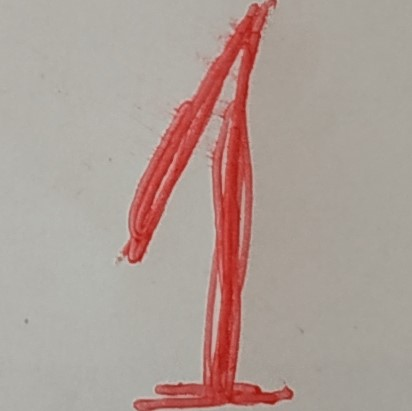
#> input picture datasets/test_image_Bai7(1).jpg, 412 x 411 px, found by its file name
$ jupyter execute 6451071091_LAB2_Bai7.ipynb   (shell and % lines are left out)
#> lines starting #> are read from the running program, lines starting #| are printed output that depends on the picture
[cell 1]
# Bài 7 - Nhận dạng chữ số viết tay MNIST
# Sinh viên: Phạm Hải Yến
# MSSV: 6451071091


import matplotlib.pyplot as plt
import numpy as np

from sklearn import datasets, tree, metrics
from sklearn.model_selection import train_test_split

# Tải bộ dữ liệu chữ số viết tay
digits = datasets.load_digits()

print("Kích thước dữ liệu:", digits.images.shape)
print("Số lượng nhãn:", len(digits.target))
print("Các nhãn:", np.unique(digits.target))

[cell 2]
# Biểu diễn 4 mẫu dữ liệu huấn luyện tương ứng với 4 lớp 0, 1, 2, 3

print("Họ tên: Phạm Hải Yến")
print("MSSV: 6451071091")

_, axes = plt.subplots(1, 4)

images_and_labels = list(zip(digits.images, digits.target))

for ax, (image, label) in zip(axes, images_and_labels[:4]):
    ax.set_axis_off()
    ax.imshow(image, cmap=plt.cm.gray_r, interpolation="nearest")
    ax.set_title("Training: %i" % label)

plt.show()
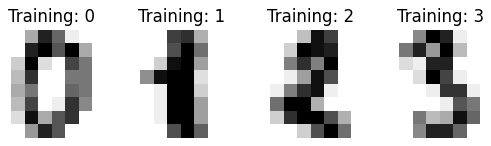
#> figure drawn by matplotlib, 4 panels

[cell 3]
# Chuyển dữ liệu ảnh thành dữ liệu 1 chiều

print("Họ tên: Phạm Hải Yến")
print("MSSV: 6451071091")

n_samples = len(digits.images)

data = digits.images.reshape((n_samples, -1))

print("Kích thước dữ liệu sau khi chuyển:", data.shape)
print("Kích thước một ảnh sau khi chuyển:", data[0].shape)

[cell 4]
# Tạo bộ phân loại cây quyết định ID3

print("Họ tên: Phạm Hải Yến")
print("MSSV: 6451071091")

classifier = tree.DecisionTreeClassifier(
    criterion="entropy",
    random_state=33
)

[cell 5]
# Chia dữ liệu thành tập huấn luyện và tập kiểm thử

print("Họ tên: Phạm Hải Yến")
print("MSSV: 6451071091")

X_train, X_test, y_train, y_test = train_test_split(
    data,
    digits.target,
    test_size=0.2,
    shuffle=False
)

print("Kích thước X_train:", X_train.shape)
print("Kích thước X_test:", X_test.shape)
print("Kích thước y_train:", y_train.shape)
print("Kích thước y_test:", y_test.shape)

[cell 6]
# Huấn luyện cây quyết định trên tập huấn luyện

print("Họ tên: Phạm Hải Yến")
print("MSSV: 6451071091")

classifier.fit(X_train, y_train)

[cell 7]
# Dự đoán nhãn của dữ liệu kiểm thử

print("Họ tên: Phạm Hải Yến")
print("MSSV: 6451071091")

predicted = classifier.predict(X_test)

print("Một số nhãn thực tế:")
print(y_test[:10])

print("Một số nhãn dự đoán:")
print(predicted[:10])

[cell 8]
# Hiển thị 4 ảnh và nhãn dự đoán

print("Họ tên: Phạm Hải Yến")
print("MSSV: 6451071091")

_, axes = plt.subplots(1, 4)

images_and_predictions = list(
    zip(digits.images[n_samples // 2:], predicted)
)

for ax, (image, prediction) in zip(axes, images_and_predictions[:4]):
    ax.set_axis_off()
    ax.imshow(image, cmap=plt.cm.gray_r, interpolation="nearest")
    ax.set_title("Prediction: %i" % prediction)

plt.show()
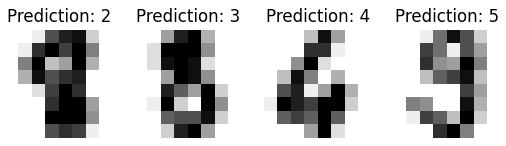
#> figure drawn by matplotlib, 4 panels

[cell 9]
# In báo cáo phân loại

print("Họ tên: Phạm Hải Yến")
print("MSSV: 6451071091")

print("Classification report:")
print(metrics.classification_report(y_test, predicted))

# Vẽ ma trận nhầm lẫn
disp = metrics.ConfusionMatrixDisplay.from_predictions(
    y_test,
    predicted
)

disp.figure_.suptitle("Confusion Matrix")
plt.show()
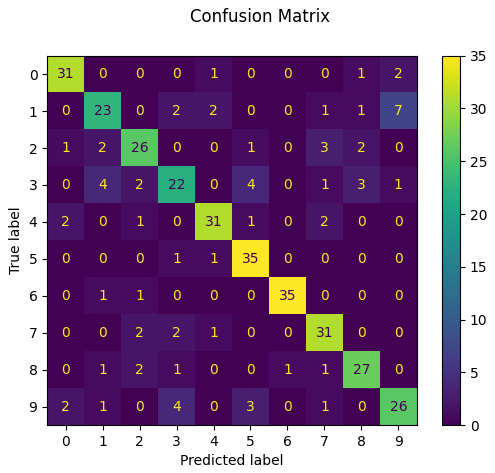
#> figure drawn by matplotlib, 2 panels

[cell 10]
from PIL import Image, ImageOps
import numpy as np
import matplotlib.pyplot as plt

[cell 11]
from google.colab import files
from PIL import Image, ImageOps
import numpy as np
import matplotlib.pyplot as plt

print("Họ tên: Phạm Hải Yến")
print("MSSV: 6451071091")

uploaded = files.upload()
#> the answer given: test_image_Bai7(1).jpg

# Lấy tên file vừa tải lên
filename = next(iter(uploaded))

# Đọc và xử lý ảnh
img = Image.open(filename).convert("L").resize((8, 8))
img = ImageOps.invert(img)

im2arr = np.array(img)

# Hiển thị ảnh
plt.imshow(im2arr, cmap=plt.cm.gray_r, interpolation="nearest")
plt.show()
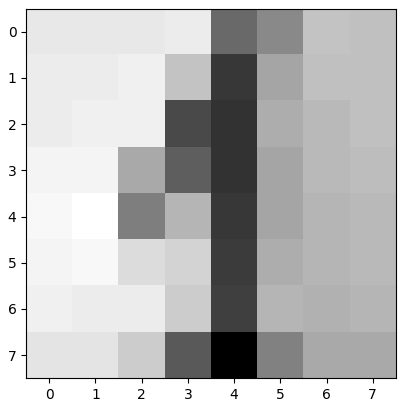
#> figure drawn by matplotlib, 1 panel

[cell 12]
print("Họ tên: Phạm Hải Yến")
print("MSSV: 6451071091")
# Chuyển ma trận 8x8 thành ma trận 1x64
img1d = im2arr.reshape((1, 64))

# Chuẩn hóa ảnh thành hai giá trị đen và trắng
img1d[img1d > 110] = 155
img1d[img1d < 110] = 0

print(img1d)
#| [[  0   0   0   0 155   0   0   0   0   0   0   0 155   0   0   0   0   0
#|     0 155 155   0   0   0   0   0   0 155 155   0   0   0   0   0   0   0
#|   155   0   0   0   0   0   0   0 155   0   0   0   0   0   0   0 155   0
#|     0   0   0   0   0 155 155   0   0   0]]

[cell 13]
# Hiển thị ảnh sau khi chuẩn hóa

print("Họ tên: Phạm Hải Yến")
print("MSSV: 6451071091")
plt.imshow(
    im2arr,
    cmap=plt.cm.gray_r,
    interpolation="nearest"
)

plt.show()
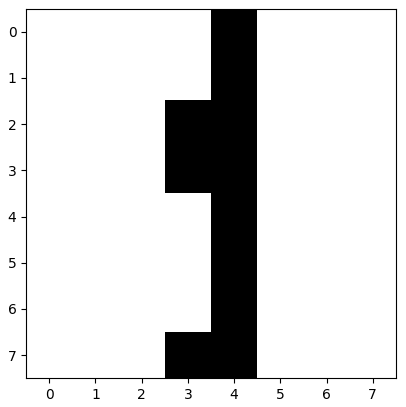
#> figure drawn by matplotlib, 1 panel

[cell 14]
# Dự đoán nhãn của chữ số viết tay
print("Họ tên: Phạm Hải Yến")
print("MSSV: 6451071091")
y_pred = classifier.predict(img1d)
#> y_pred = [1]

print("Chữ số dự đoán:", y_pred)
#| Chữ số dự đoán: [1]
